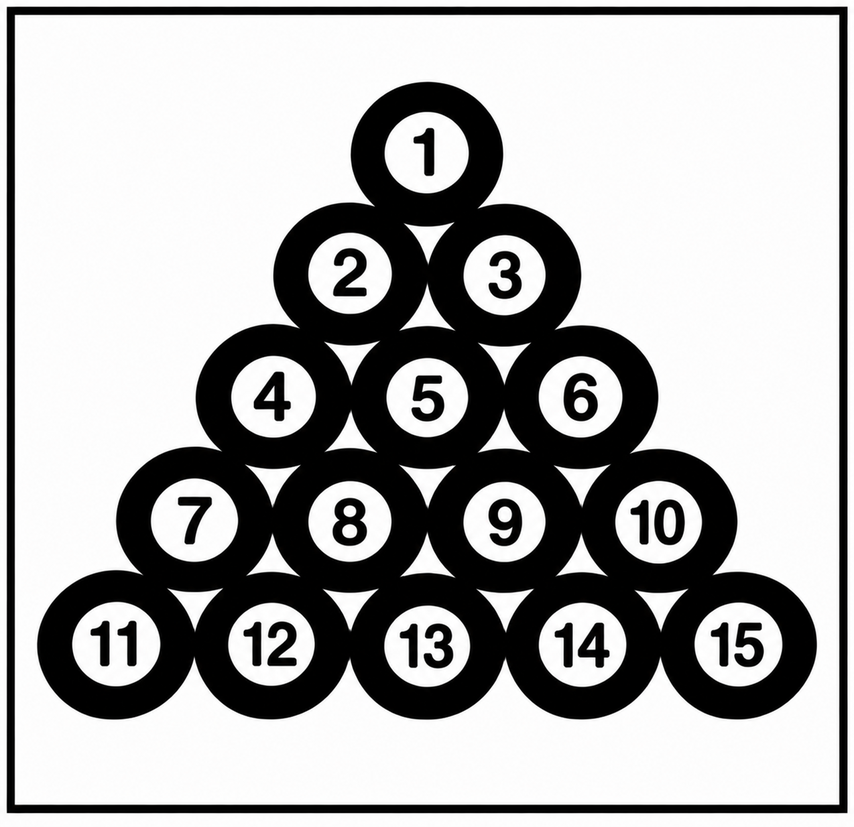
#> input picture lab9/Balls.png, 854 x 827 px, shrunk from 1274 x 1234 before the run, found by its file name
$ jupyter execute lab-9.ipynb
#> lines starting #> are read from the running program, lines starting #| are printed output that depends on the picture; after the words box and inside, x2 and y2 are one past the last pixel; in counts of white or black regions, pixels touching at a corner belong together
### Task 1: Apply Morphological Operations

[cell 1]
import cv2
import numpy as np
import matplotlib.pyplot as plt

# 1. Load image
img = cv2.imread("balls.png", 0)
#> img: shape (827, 854); min 0, max 255, mean 172.4

# 2. Convert to binary
_, binary = cv2.threshold(
    img, 0, 255, cv2.THRESH_BINARY + cv2.THRESH_OTSU
)
#> binary: shape (827, 854); 68.2% white; 23 black regions, largest, box (x1, y1, x2, y2) and area: (37, 82, 817, 720) 183635, (7, 7, 848, 813) 26300, (333, 498, 367, 546) 1036

# 3. Define 5x5 kernel
kernel = np.ones((5, 5), np.uint8)

# 4. Apply morphological operations
erosion = cv2.erode(binary, kernel, iterations=1)
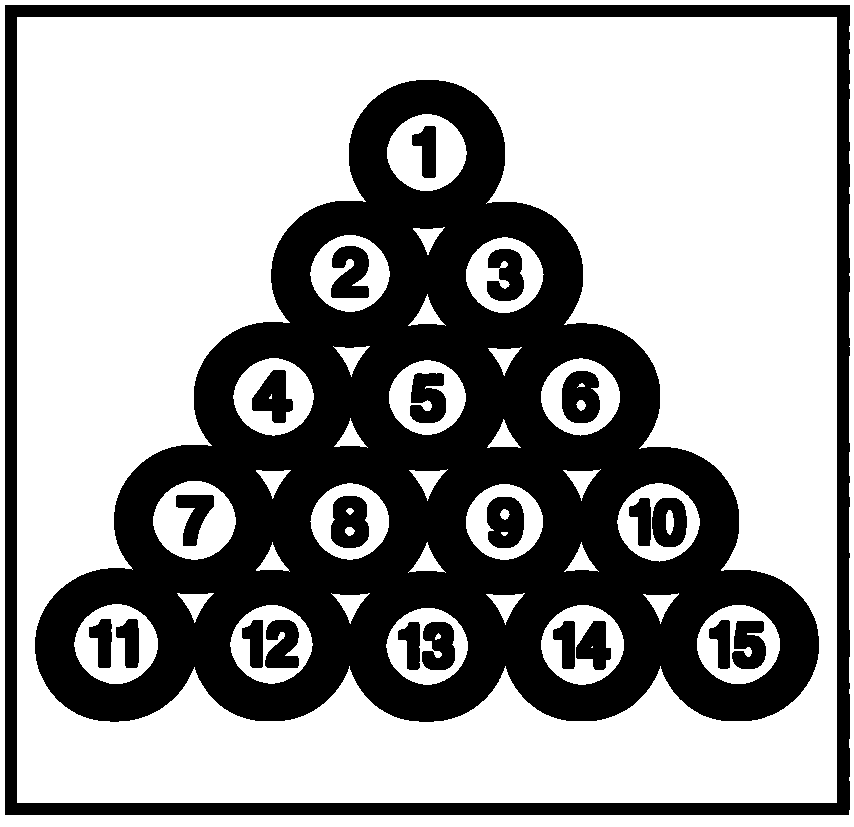
#> erosion: shape (827, 854); 61.9% white; 23 black regions, largest, box (x1, y1, x2, y2) and area: (35, 80, 819, 722) 206285, (5, 5, 850, 815) 39435, (331, 496, 369, 548) 1585
dilation = cv2.dilate(binary, kernel, iterations=1)
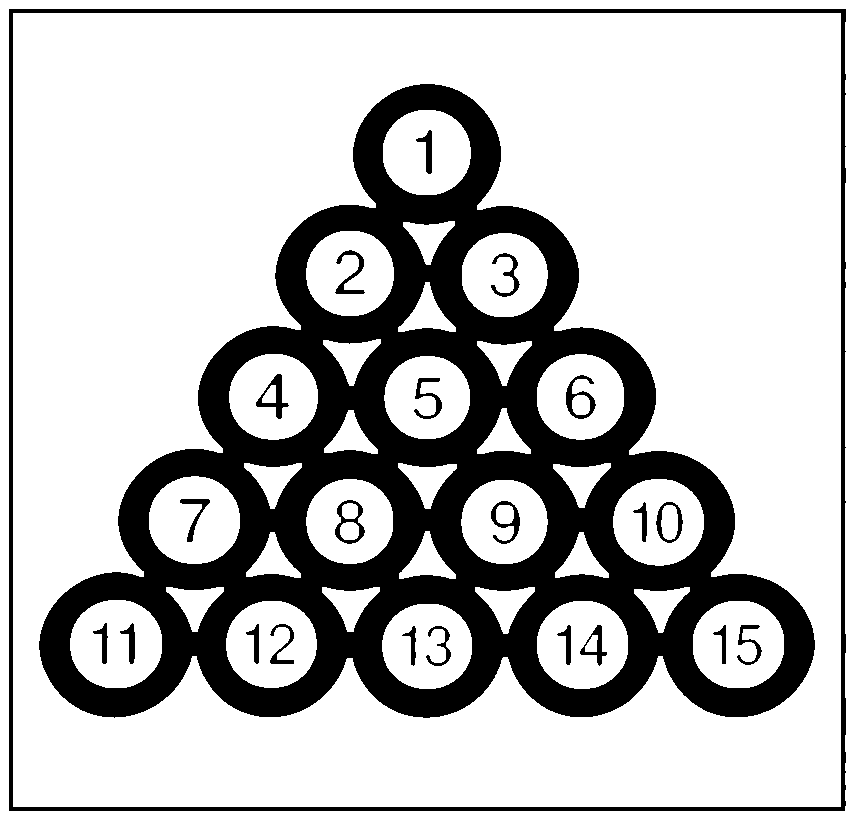
#> dilation: shape (827, 854); 74.6% white; 23 black regions, largest, box (x1, y1, x2, y2) and area: (39, 84, 815, 718) 159311, (9, 9, 846, 811) 13173, (256, 374, 289, 419) 459
opening = cv2.morphologyEx(binary, cv2.MORPH_OPEN, kernel)
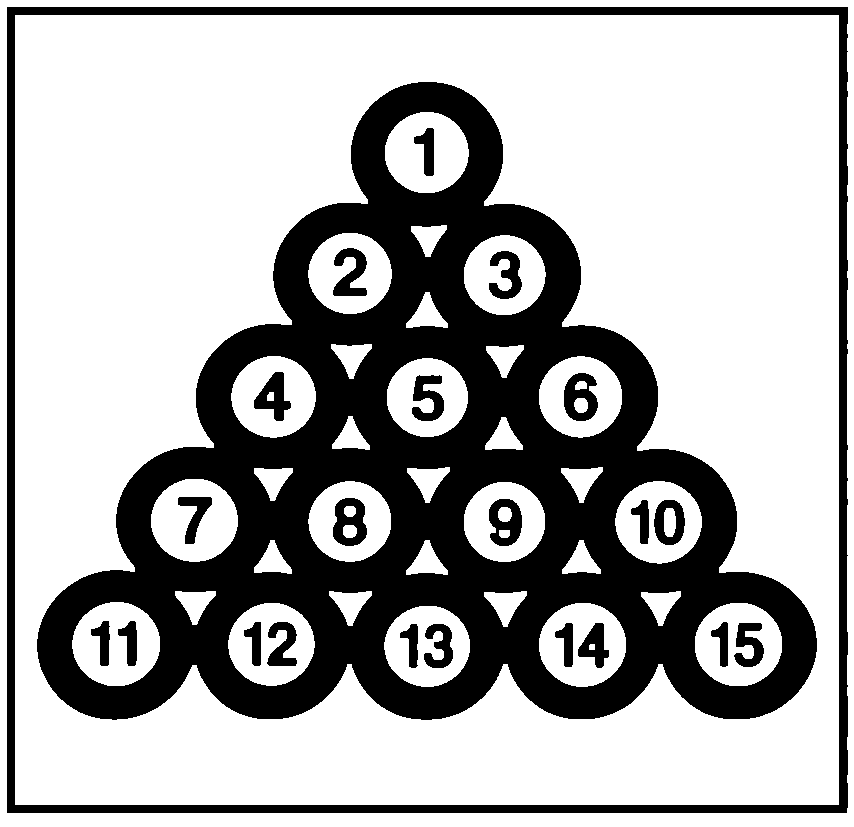
#> opening: shape (827, 854); 68% white; 23 black regions, largest, box (x1, y1, x2, y2) and area: (37, 82, 817, 720) 184709, (7, 7, 848, 813) 26311, (333, 498, 367, 546) 1057
closing = cv2.morphologyEx(binary, cv2.MORPH_CLOSE, kernel)
#> closing: shape (827, 854); 68.2% white; 23 black regions, largest, box (x1, y1, x2, y2) and area: (37, 82, 817, 720) 183635, (7, 7, 848, 813) 26277, (333, 498, 367, 546) 1036

# 5. Display original and results
images = [binary, erosion, dilation, opening, closing]
titles = ["Original", "Erosion", "Dilation", "Opening", "Closing"]

plt.figure(figsize=(12, 8))

for i in range(len(images)):
    plt.subplot(2, 3, i + 1)
    plt.imshow(images[i], cmap="gray")
    plt.title(titles[i])
    plt.axis("off")
#> this loop made 5 passes

plt.tight_layout()
plt.show()
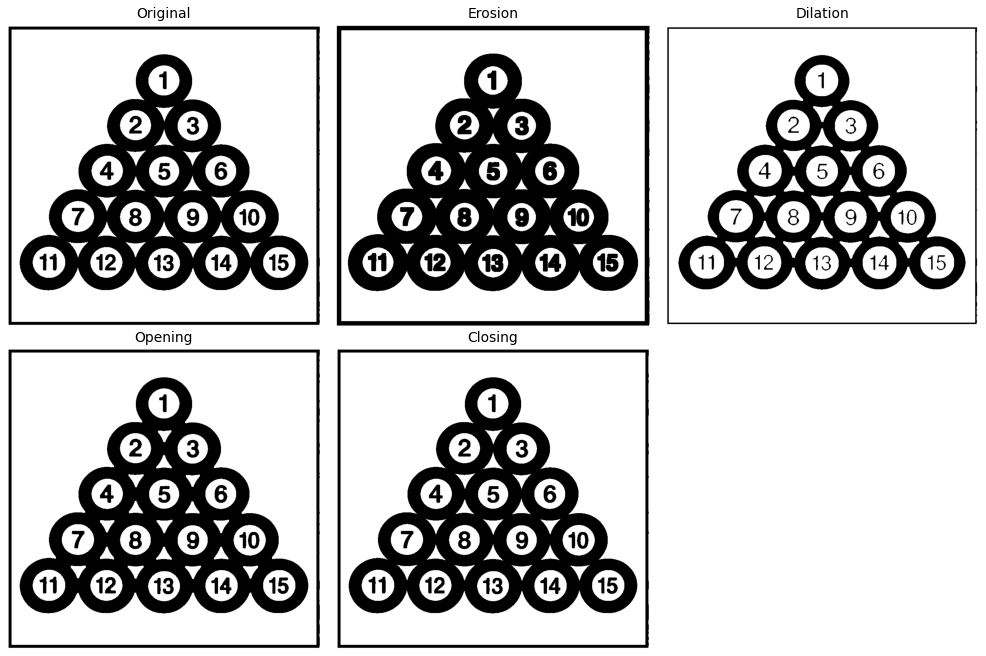
#> figure drawn by matplotlib, 5 panels

### Task 2: Experiment with Structuring Elements

[cell 2]
import cv2
import numpy as np
import matplotlib.pyplot as plt

# Load image
img = cv2.imread("balls.png", 0)
_, binary = cv2.threshold(img, 0, 255, cv2.THRESH_BINARY + cv2.THRESH_OTSU)

# Kernel shapes and sizes
shapes = {
    "Square": cv2.MORPH_RECT,
    "Cross": cv2.MORPH_CROSS,
    "Ellipse": cv2.MORPH_ELLIPSE
}

sizes = [3, 5, 7]

# Display original once
plt.figure(figsize=(3, 3))
plt.imshow(binary, cmap="gray")
plt.title("Original")
plt.axis("off")
plt.show()

# Compare results in one compact figure
fig, axes = plt.subplots(3, 6, figsize=(15, 8))

for i, (name, shape) in enumerate(shapes.items()):
    for j, size in enumerate(sizes):

        kernel = cv2.getStructuringElement(shape, (size, size))

        erosion = cv2.erode(binary, kernel)
        dilation = cv2.dilate(binary, kernel)

        axes[i, j*2].imshow(erosion, cmap="gray")
        axes[i, j*2].set_title(f"{name} {size}x{size}\nErosion")

        axes[i, j*2+1].imshow(dilation, cmap="gray")
        axes[i, j*2+1].set_title(f"{name} {size}x{size}\nDilation")

for ax in axes.flat:
    ax.axis("off")
#> this loop made 18 passes

plt.tight_layout()
plt.show()
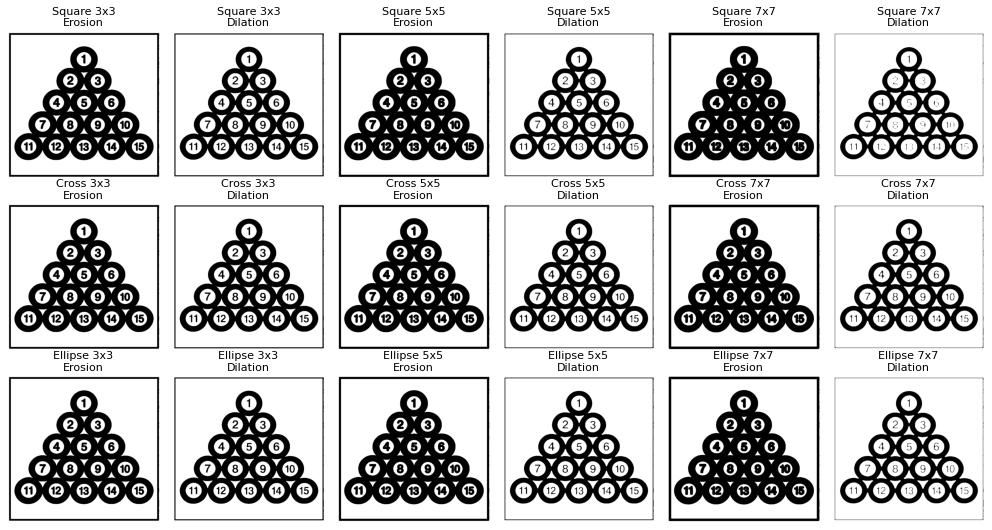
#> figure drawn by matplotlib, 18 panels
